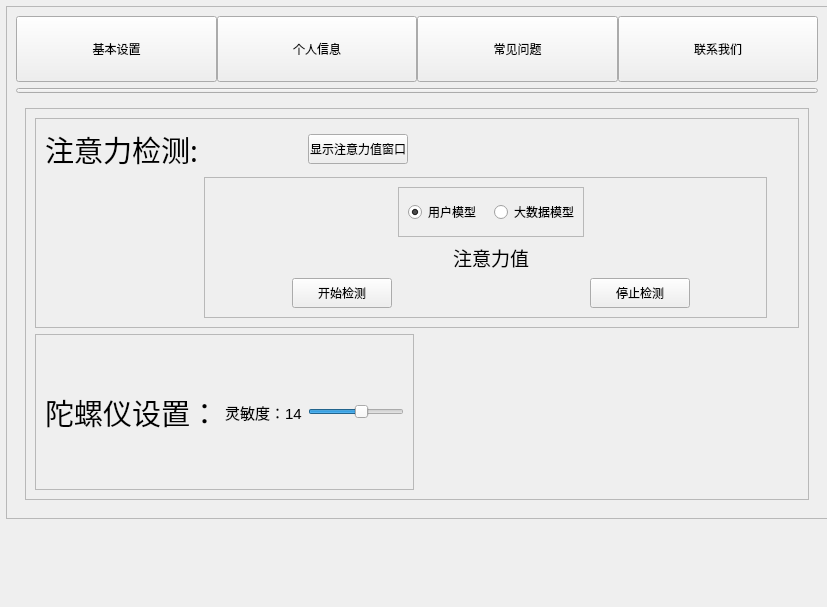
<?xml version="1.0" encoding="UTF-8"?>
<ui version="4.0">
 <class>SetUp</class>
 <widget class="QWidget" name="SetUp">
  <property name="geometry">
   <rect>
    <x>0</x>
    <y>0</y>
    <width>827</width>
    <height>607</height>
   </rect>
  </property>
  <property name="sizePolicy">
   <sizepolicy hsizetype="Fixed" vsizetype="Fixed">
    <horstretch>0</horstretch>
    <verstretch>0</verstretch>
   </sizepolicy>
  </property>
  <property name="minimumSize">
   <size>
    <width>800</width>
    <height>600</height>
   </size>
  </property>
  <property name="windowTitle">
   <string>设置</string>
  </property>
  <property name="styleSheet">
   <string notr="true">QMainWindow{         /*类名*/
    background-color:#F6F6F6; /*背景颜色*/
    border-radius: 10px;             /*四角圆角的直径*/
    border-style:solid;             /*边框样式（实线）*/
    border-width:2px;             /*边框宽度*/
    border-color:rgb(213, 213, 213);     /*边框颜色*/
}

QFrame {
	border-radius:0px;
}

#frame {
	background-color:#FAFAFA;
}

#btn_min, #btn_close {
	background-color:rgb(255,255,255,1);
	border-radius:0px;
}

#statusBar {
	background-color:rgba(213, 213, 213, 0); 
}

#sideBar{
	background-color:#F6F6F6;
    border-radius: 10px;             /*四角圆角的直径*/
}

#stackedWidget {
	background-color:#FAFAFA;
    border-radius: 10px;             /*四角圆角的直径*/
}


/* 默认 */
QPushButton{   
	background-color:#F6F6F6;
	color:#626262;
    border-radius: 5px;
}

/* 鼠标悬停 */
QPushButton:hover{
	background-color: #E9E9E9;
}

/* 点击和按下 */
QPushButton:pressed,QToolButton:checked{
	background-color: #E9E9E9;	
}

/*QPushButton:default {*/
    /*border-color: navy; /* make the default button prominent */*/
/*}*/

#username {
	font: 10pt &quot;Microsoft YaHei UI&quot;;
    color: #666666; 
}</string>
  </property>
  <widget class="QFrame" name="frame_background">
   <property name="geometry">
    <rect>
     <x>6</x>
     <y>6</y>
     <width>822</width>
     <height>513</height>
    </rect>
   </property>
   <property name="styleSheet">
    <string notr="true"/>
   </property>
   <property name="frameShape">
    <enum>QFrame::StyledPanel</enum>
   </property>
   <property name="frameShadow">
    <enum>QFrame::Raised</enum>
   </property>
   <layout class="QVBoxLayout" name="verticalLayout">
    <item>
     <widget class="QFrame" name="frame">
      <property name="minimumSize">
       <size>
        <width>0</width>
        <height>66</height>
       </size>
      </property>
      <property name="maximumSize">
       <size>
        <width>16777215</width>
        <height>66</height>
       </size>
      </property>
      <property name="styleSheet">
       <string notr="true"/>
      </property>
      <property name="frameShape">
       <enum>QFrame::NoFrame</enum>
      </property>
      <property name="frameShadow">
       <enum>QFrame::Raised</enum>
      </property>
      <property name="lineWidth">
       <number>0</number>
      </property>
      <property name="midLineWidth">
       <number>0</number>
      </property>
      <layout class="QHBoxLayout" name="horizontalLayout_2">
       <property name="spacing">
        <number>0</number>
       </property>
       <property name="leftMargin">
        <number>0</number>
       </property>
       <property name="topMargin">
        <number>0</number>
       </property>
       <property name="rightMargin">
        <number>0</number>
       </property>
       <property name="bottomMargin">
        <number>0</number>
       </property>
       <item>
        <widget class="QPushButton" name="btnSet">
         <property name="sizePolicy">
          <sizepolicy hsizetype="Minimum" vsizetype="Fixed">
           <horstretch>0</horstretch>
           <verstretch>0</verstretch>
          </sizepolicy>
         </property>
         <property name="minimumSize">
          <size>
           <width>0</width>
           <height>0</height>
          </size>
         </property>
         <property name="maximumSize">
          <size>
           <width>66666</width>
           <height>66666</height>
          </size>
         </property>
         <property name="text">
          <string>基本设置</string>
         </property>
        </widget>
       </item>
       <item>
        <widget class="QPushButton" name="btnInfo">
         <property name="sizePolicy">
          <sizepolicy hsizetype="Minimum" vsizetype="Fixed">
           <horstretch>0</horstretch>
           <verstretch>0</verstretch>
          </sizepolicy>
         </property>
         <property name="minimumSize">
          <size>
           <width>0</width>
           <height>0</height>
          </size>
         </property>
         <property name="maximumSize">
          <size>
           <width>66666</width>
           <height>66666</height>
          </size>
         </property>
         <property name="styleSheet">
          <string notr="true">#btnInfo {
	margin:0;
}</string>
         </property>
         <property name="text">
          <string>个人信息</string>
         </property>
        </widget>
       </item>
       <item>
        <widget class="QPushButton" name="btnQuestion">
         <property name="sizePolicy">
          <sizepolicy hsizetype="Fixed" vsizetype="Fixed">
           <horstretch>0</horstretch>
           <verstretch>0</verstretch>
          </sizepolicy>
         </property>
         <property name="minimumSize">
          <size>
           <width>0</width>
           <height>0</height>
          </size>
         </property>
         <property name="maximumSize">
          <size>
           <width>66666</width>
           <height>66666</height>
          </size>
         </property>
         <property name="text">
          <string>常见问题</string>
         </property>
        </widget>
       </item>
       <item>
        <widget class="QPushButton" name="btnAbout">
         <property name="sizePolicy">
          <sizepolicy hsizetype="Minimum" vsizetype="Fixed">
           <horstretch>0</horstretch>
           <verstretch>0</verstretch>
          </sizepolicy>
         </property>
         <property name="minimumSize">
          <size>
           <width>0</width>
           <height>0</height>
          </size>
         </property>
         <property name="maximumSize">
          <size>
           <width>66666</width>
           <height>66666</height>
          </size>
         </property>
         <property name="text">
          <string>联系我们</string>
         </property>
        </widget>
       </item>
      </layout>
     </widget>
    </item>
    <item>
     <widget class="QPushButton" name="btn_line">
      <property name="minimumSize">
       <size>
        <width>0</width>
        <height>5</height>
       </size>
      </property>
      <property name="maximumSize">
       <size>
        <width>16777215</width>
        <height>5</height>
       </size>
      </property>
      <property name="text">
       <string/>
      </property>
     </widget>
    </item>
    <item>
     <widget class="QStackedWidget" name="stackedWidget">
      <property name="currentIndex">
       <number>0</number>
      </property>
      <widget class="QWidget" name="pageSet">
       <layout class="QGridLayout" name="gridLayout_5">
        <item row="0" column="0">
         <widget class="QFrame" name="frame_attention">
          <property name="frameShape">
           <enum>QFrame::StyledPanel</enum>
          </property>
          <property name="frameShadow">
           <enum>QFrame::Raised</enum>
          </property>
          <layout class="QGridLayout" name="gridLayout_4">
           <item row="1" column="1">
            <spacer name="horizontalSpacer_6">
             <property name="orientation">
              <enum>Qt::Horizontal</enum>
             </property>
             <property name="sizeHint" stdset="0">
              <size>
               <width>388</width>
               <height>20</height>
              </size>
             </property>
            </spacer>
           </item>
           <item row="1" column="0">
            <widget class="QFrame" name="frame_2">
             <property name="frameShape">
              <enum>QFrame::StyledPanel</enum>
             </property>
             <property name="frameShadow">
              <enum>QFrame::Raised</enum>
             </property>
             <layout class="QHBoxLayout" name="horizontalLayout">
              <item>
               <widget class="QLabel" name="label">
                <property name="font">
                 <font>
                  <family>微软雅黑</family>
                  <pointsize>22</pointsize>
                 </font>
                </property>
                <property name="text">
                 <string>陀螺仪设置：</string>
                </property>
               </widget>
              </item>
              <item>
               <widget class="QLabel" name="sensitivityLabel">
                <property name="font">
                 <font>
                  <pointsize>11</pointsize>
                 </font>
                </property>
                <property name="text">
                 <string>灵敏度：14</string>
                </property>
               </widget>
              </item>
              <item>
               <widget class="QSlider" name="horizontalSlider">
                <property name="minimum">
                 <number>6</number>
                </property>
                <property name="maximum">
                 <number>20</number>
                </property>
                <property name="pageStep">
                 <number>1</number>
                </property>
                <property name="value">
                 <number>14</number>
                </property>
                <property name="orientation">
                 <enum>Qt::Horizontal</enum>
                </property>
               </widget>
              </item>
             </layout>
            </widget>
           </item>
           <item row="0" column="0" colspan="2">
            <widget class="QFrame" name="frame_3">
             <property name="styleSheet">
              <string notr="true"/>
             </property>
             <property name="frameShape">
              <enum>QFrame::StyledPanel</enum>
             </property>
             <property name="frameShadow">
              <enum>QFrame::Raised</enum>
             </property>
             <layout class="QGridLayout" name="gridLayout_2">
              <item row="0" column="0">
               <widget class="QLabel" name="label2">
                <property name="font">
                 <font>
                  <family>微软雅黑</family>
                  <pointsize>22</pointsize>
                 </font>
                </property>
                <property name="text">
                 <string>注意力检测:</string>
                </property>
                <property name="alignment">
                 <set>Qt::AlignCenter</set>
                </property>
               </widget>
              </item>
              <item row="0" column="1">
               <spacer name="horizontalSpacer">
                <property name="orientation">
                 <enum>Qt::Horizontal</enum>
                </property>
                <property name="sizeHint" stdset="0">
                 <size>
                  <width>102</width>
                  <height>20</height>
                 </size>
                </property>
               </spacer>
              </item>
              <item row="0" column="2">
               <widget class="QPushButton" name="pushButton">
                <property name="sizePolicy">
                 <sizepolicy hsizetype="Fixed" vsizetype="Fixed">
                  <horstretch>0</horstretch>
                  <verstretch>0</verstretch>
                 </sizepolicy>
                </property>
                <property name="minimumSize">
                 <size>
                  <width>100</width>
                  <height>30</height>
                 </size>
                </property>
                <property name="maximumSize">
                 <size>
                  <width>100</width>
                  <height>30</height>
                 </size>
                </property>
                <property name="text">
                 <string>显示注意力值窗口</string>
                </property>
               </widget>
              </item>
              <item row="0" column="3">
               <spacer name="horizontalSpacer_4">
                <property name="orientation">
                 <enum>Qt::Horizontal</enum>
                </property>
                <property name="sizeHint" stdset="0">
                 <size>
                  <width>378</width>
                  <height>27</height>
                 </size>
                </property>
               </spacer>
              </item>
              <item row="1" column="0">
               <spacer name="horizontalSpacer_5">
                <property name="orientation">
                 <enum>Qt::Horizontal</enum>
                </property>
                <property name="sizeHint" stdset="0">
                 <size>
                  <width>118</width>
                  <height>20</height>
                 </size>
                </property>
               </spacer>
              </item>
              <item row="1" column="1" colspan="3">
               <widget class="QFrame" name="frame_4">
                <property name="frameShape">
                 <enum>QFrame::StyledPanel</enum>
                </property>
                <property name="frameShadow">
                 <enum>QFrame::Raised</enum>
                </property>
                <layout class="QGridLayout" name="gridLayout">
                 <item row="0" column="0" colspan="2">
                  <spacer name="horizontalSpacer_10">
                   <property name="orientation">
                    <enum>Qt::Horizontal</enum>
                   </property>
                   <property name="sizeHint" stdset="0">
                    <size>
                     <width>202</width>
                     <height>20</height>
                    </size>
                   </property>
                  </spacer>
                 </item>
                 <item row="0" column="2">
                  <widget class="QFrame" name="frame_6">
                   <property name="frameShape">
                    <enum>QFrame::StyledPanel</enum>
                   </property>
                   <property name="frameShadow">
                    <enum>QFrame::Raised</enum>
                   </property>
                   <layout class="QHBoxLayout" name="horizontalLayout_4">
                    <item>
                     <widget class="QRadioButton" name="userModeBtn">
                      <property name="sizePolicy">
                       <sizepolicy hsizetype="Fixed" vsizetype="Fixed">
                        <horstretch>0</horstretch>
                        <verstretch>0</verstretch>
                       </sizepolicy>
                      </property>
                      <property name="minimumSize">
                       <size>
                        <width>80</width>
                        <height>30</height>
                       </size>
                      </property>
                      <property name="maximumSize">
                       <size>
                        <width>80</width>
                        <height>30</height>
                       </size>
                      </property>
                      <property name="text">
                       <string>用户模型</string>
                      </property>
                      <property name="checked">
                       <bool>true</bool>
                      </property>
                     </widget>
                    </item>
                    <item>
                     <widget class="QRadioButton" name="bigDataBtn">
                      <property name="sizePolicy">
                       <sizepolicy hsizetype="Fixed" vsizetype="Fixed">
                        <horstretch>0</horstretch>
                        <verstretch>0</verstretch>
                       </sizepolicy>
                      </property>
                      <property name="minimumSize">
                       <size>
                        <width>80</width>
                        <height>30</height>
                       </size>
                      </property>
                      <property name="maximumSize">
                       <size>
                        <width>80</width>
                        <height>30</height>
                       </size>
                      </property>
                      <property name="text">
                       <string>大数据模型</string>
                      </property>
                     </widget>
                    </item>
                   </layout>
                  </widget>
                 </item>
                 <item row="0" column="3" colspan="2">
                  <spacer name="horizontalSpacer_11">
                   <property name="orientation">
                    <enum>Qt::Horizontal</enum>
                   </property>
                   <property name="sizeHint" stdset="0">
                    <size>
                     <width>190</width>
                     <height>20</height>
                    </size>
                   </property>
                  </spacer>
                 </item>
                 <item row="1" column="0" colspan="2">
                  <spacer name="horizontalSpacer_2">
                   <property name="orientation">
                    <enum>Qt::Horizontal</enum>
                   </property>
                   <property name="sizeHint" stdset="0">
                    <size>
                     <width>202</width>
                     <height>20</height>
                    </size>
                   </property>
                  </spacer>
                 </item>
                 <item row="1" column="2">
                  <widget class="QLabel" name="resultLabel">
                   <property name="font">
                    <font>
                     <pointsize>14</pointsize>
                    </font>
                   </property>
                   <property name="text">
                    <string>注意力值</string>
                   </property>
                   <property name="scaledContents">
                    <bool>false</bool>
                   </property>
                   <property name="alignment">
                    <set>Qt::AlignCenter</set>
                   </property>
                  </widget>
                 </item>
                 <item row="1" column="3" colspan="2">
                  <spacer name="horizontalSpacer_3">
                   <property name="orientation">
                    <enum>Qt::Horizontal</enum>
                   </property>
                   <property name="sizeHint" stdset="0">
                    <size>
                     <width>190</width>
                     <height>20</height>
                    </size>
                   </property>
                  </spacer>
                 </item>
                 <item row="2" column="0">
                  <spacer name="horizontalSpacer_13">
                   <property name="orientation">
                    <enum>Qt::Horizontal</enum>
                   </property>
                   <property name="sizeHint" stdset="0">
                    <size>
                     <width>98</width>
                     <height>20</height>
                    </size>
                   </property>
                  </spacer>
                 </item>
                 <item row="2" column="1">
                  <widget class="QPushButton" name="beginButton">
                   <property name="sizePolicy">
                    <sizepolicy hsizetype="Fixed" vsizetype="Fixed">
                     <horstretch>0</horstretch>
                     <verstretch>0</verstretch>
                    </sizepolicy>
                   </property>
                   <property name="minimumSize">
                    <size>
                     <width>100</width>
                     <height>30</height>
                    </size>
                   </property>
                   <property name="text">
                    <string>开始检测</string>
                   </property>
                  </widget>
                 </item>
                 <item row="2" column="2">
                  <spacer name="horizontalSpacer_12">
                   <property name="orientation">
                    <enum>Qt::Horizontal</enum>
                   </property>
                   <property name="sizeHint" stdset="0">
                    <size>
                     <width>173</width>
                     <height>20</height>
                    </size>
                   </property>
                  </spacer>
                 </item>
                 <item row="2" column="3">
                  <widget class="QPushButton" name="stopButton">
                   <property name="sizePolicy">
                    <sizepolicy hsizetype="Fixed" vsizetype="Fixed">
                     <horstretch>0</horstretch>
                     <verstretch>0</verstretch>
                    </sizepolicy>
                   </property>
                   <property name="minimumSize">
                    <size>
                     <width>100</width>
                     <height>30</height>
                    </size>
                   </property>
                   <property name="text">
                    <string>停止检测</string>
                   </property>
                  </widget>
                 </item>
                 <item row="2" column="4">
                  <spacer name="horizontalSpacer_14">
                   <property name="orientation">
                    <enum>Qt::Horizontal</enum>
                   </property>
                   <property name="sizeHint" stdset="0">
                    <size>
                     <width>86</width>
                     <height>20</height>
                    </size>
                   </property>
                  </spacer>
                 </item>
                </layout>
               </widget>
              </item>
              <item row="1" column="4">
               <spacer name="horizontalSpacer_9">
                <property name="orientation">
                 <enum>Qt::Horizontal</enum>
                </property>
                <property name="sizeHint" stdset="0">
                 <size>
                  <width>48</width>
                  <height>20</height>
                 </size>
                </property>
               </spacer>
              </item>
             </layout>
            </widget>
           </item>
          </layout>
         </widget>
        </item>
       </layout>
      </widget>
      <widget class="QWidget" name="pageInfo">
       <widget class="QFrame" name="frame_information">
        <property name="geometry">
         <rect>
          <x>0</x>
          <y>0</y>
          <width>761</width>
          <height>421</height>
         </rect>
        </property>
        <property name="frameShape">
         <enum>QFrame::StyledPanel</enum>
        </property>
        <property name="frameShadow">
         <enum>QFrame::Raised</enum>
        </property>
       </widget>
      </widget>
      <widget class="QWidget" name="pageQuestion">
       <widget class="QLabel" name="label_3">
        <property name="geometry">
         <rect>
          <x>350</x>
          <y>190</y>
          <width>40</width>
          <height>12</height>
         </rect>
        </property>
        <property name="text">
         <string>常见问题</string>
        </property>
       </widget>
      </widget>
      <widget class="QWidget" name="pageAbout">
       <widget class="QLabel" name="label_4">
        <property name="geometry">
         <rect>
          <x>10</x>
          <y>10</y>
          <width>741</width>
          <height>391</height>
         </rect>
        </property>
        <property name="text">
         <string/>
        </property>
        <property name="pixmap">
         <pixmap resource="../res.qrc">:/img/stackWidget3.png</pixmap>
        </property>
        <property name="scaledContents">
         <bool>true</bool>
        </property>
        <property name="wordWrap">
         <bool>false</bool>
        </property>
       </widget>
       <widget class="QTextBrowser" name="textBrowser">
        <property name="geometry">
         <rect>
          <x>20</x>
          <y>110</y>
          <width>331</width>
          <height>191</height>
         </rect>
        </property>
        <property name="autoFillBackground">
         <bool>false</bool>
        </property>
        <property name="styleSheet">
         <string notr="true">QTextBrowser {
	background-color: rgba(255,255,255,100);
	color:rgb(255, 255, 255);
}</string>
        </property>
        <property name="frameShadow">
         <enum>QFrame::Sunken</enum>
        </property>
        <property name="undoRedoEnabled">
         <bool>false</bool>
        </property>
        <property name="html">
         <string>&lt;!DOCTYPE HTML PUBLIC &quot;-//W3C//DTD HTML 4.0//EN&quot; &quot;http://www.w3.org/TR/REC-html40/strict.dtd&quot;&gt;
&lt;html&gt;&lt;head&gt;&lt;meta name=&quot;qrichtext&quot; content=&quot;1&quot; /&gt;&lt;meta charset=&quot;utf-8&quot; /&gt;&lt;style type=&quot;text/css&quot;&gt;
p, li { white-space: pre-wrap; }
hr { height: 1px; border-width: 0; }
li.unchecked::marker { content: &quot;\2610&quot;; }
li.checked::marker { content: &quot;\2612&quot;; }
&lt;/style&gt;&lt;/head&gt;&lt;body style=&quot; font-family:'Microsoft YaHei UI'; font-size:9pt; font-weight:400; font-style:normal;&quot;&gt;
&lt;p style=&quot; margin-top:0px; margin-bottom:0px; margin-left:0px; margin-right:0px; -qt-block-indent:0; text-indent:0px;&quot;&gt;请输入您的建议&lt;/p&gt;&lt;/body&gt;&lt;/html&gt;</string>
        </property>
        <property name="openExternalLinks">
         <bool>false</bool>
        </property>
       </widget>
       <widget class="QPushButton" name="pushButton_2">
        <property name="geometry">
         <rect>
          <x>150</x>
          <y>330</y>
          <width>151</width>
          <height>31</height>
         </rect>
        </property>
        <property name="text">
         <string>提交</string>
        </property>
       </widget>
       <widget class="QLabel" name="label_6">
        <property name="geometry">
         <rect>
          <x>20</x>
          <y>85</y>
          <width>351</width>
          <height>21</height>
         </rect>
        </property>
        <property name="styleSheet">
         <string notr="true">color:rgb(255, 255, 255)</string>
        </property>
        <property name="text">
         <string>您可以通过表格提交反馈意见，也可以通过电话联系我们,期待您的宝贵意见</string>
        </property>
       </widget>
       <widget class="QLabel" name="label_phoneIcon">
        <property name="geometry">
         <rect>
          <x>30</x>
          <y>320</y>
          <width>31</width>
          <height>31</height>
         </rect>
        </property>
        <property name="text">
         <string/>
        </property>
        <property name="pixmap">
         <pixmap resource="../res.qrc">:/img/phone.png</pixmap>
        </property>
        <property name="scaledContents">
         <bool>true</bool>
        </property>
       </widget>
       <widget class="QLabel" name="label_phone">
        <property name="geometry">
         <rect>
          <x>80</x>
          <y>320</y>
          <width>121</width>
          <height>41</height>
         </rect>
        </property>
        <property name="styleSheet">
         <string notr="true">QLabel {
	color:rgb(255, 255, 255);
}</string>
        </property>
        <property name="text">
         <string>012-1234</string>
        </property>
       </widget>
       <widget class="QLabel" name="label_mapIcon">
        <property name="geometry">
         <rect>
          <x>620</x>
          <y>80</y>
          <width>41</width>
          <height>41</height>
         </rect>
        </property>
        <property name="text">
         <string/>
        </property>
        <property name="pixmap">
         <pixmap resource="../res.qrc">:/img/map.png</pixmap>
        </property>
        <property name="scaledContents">
         <bool>true</bool>
        </property>
       </widget>
      </widget>
     </widget>
    </item>
   </layout>
  </widget>
 </widget>
 <resources>
  <include location="../res.qrc"/>
 </resources>
 <connections/>
</ui>
